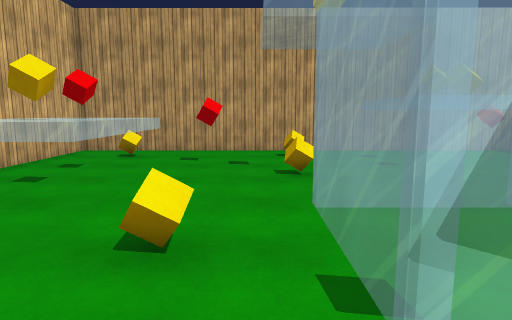
View 1 (above)

16 first-person views from a walk through a 3-D level made in the Unity game engine. The camera is 1.5 m above the floor, tilts 8° down and sees 75° across. The floor is counted in squares, 1 m on a side. Each view is taken from the middle of a square. On the plan, view 1 faces up. The plan holds only what a view shows up to about 15 squares ahead; the rest is blank. The player is left out. Surface patterns are stand-ins for the level's own textures.

View 2
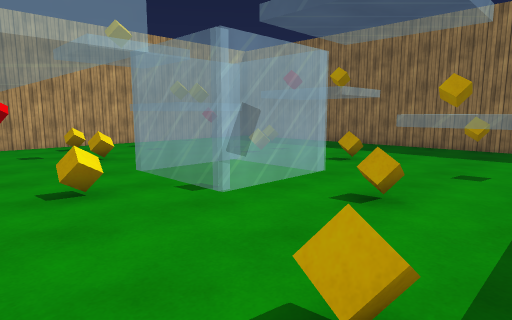

View 3
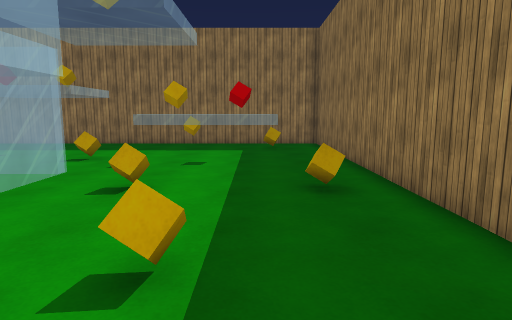

View 4
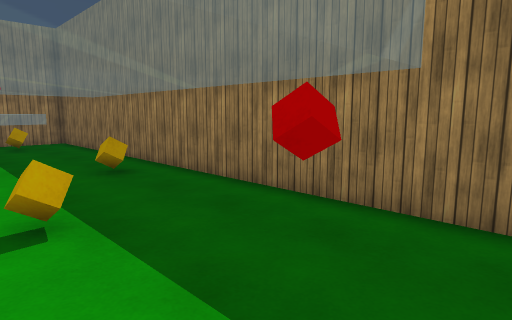

View 5
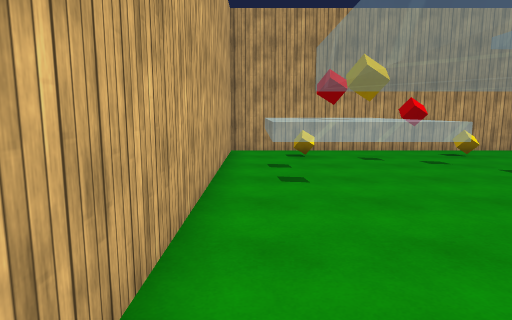

View 6
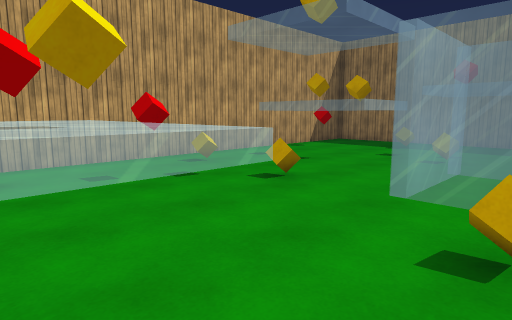

View 7
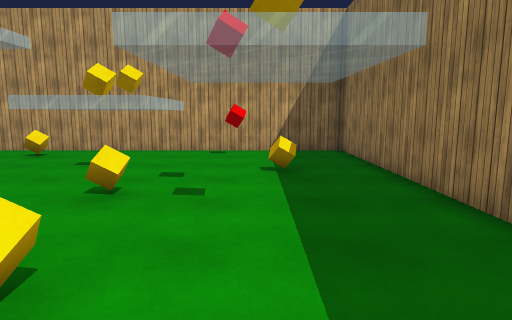

View 8
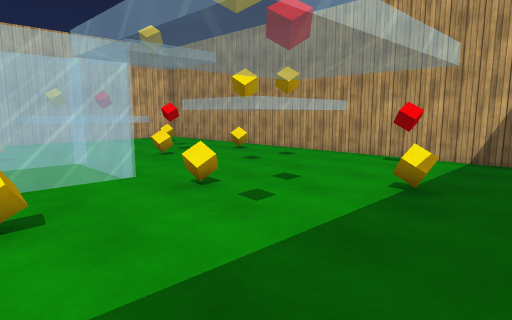

View 9
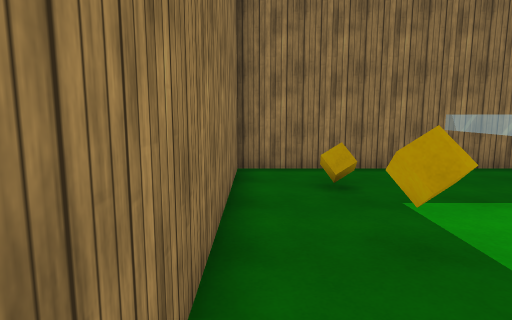

View 10
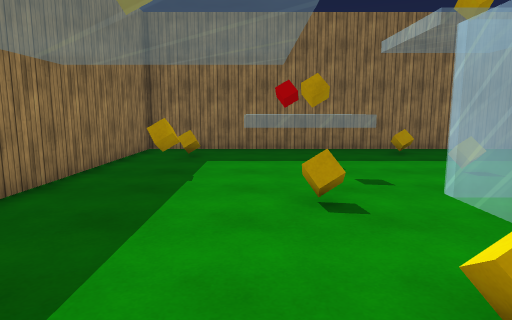

View 11
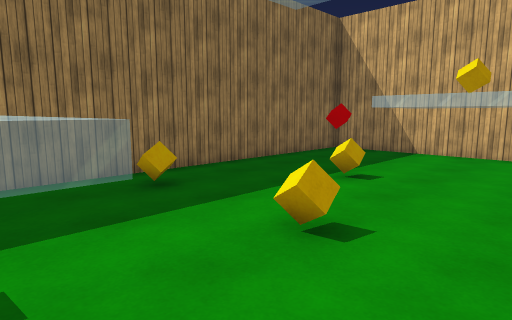

View 12
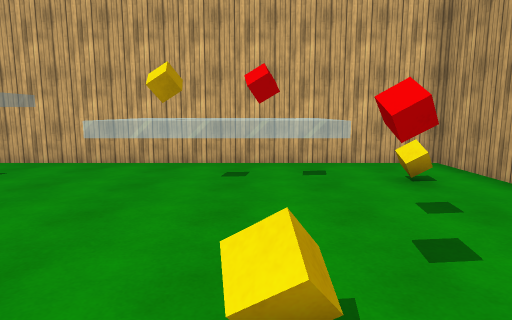

View 13
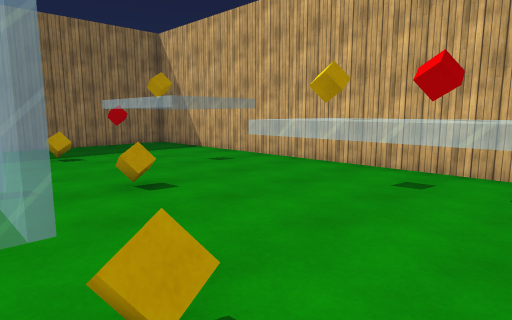

View 14
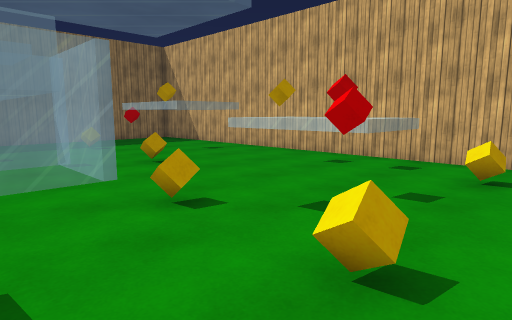

View 15
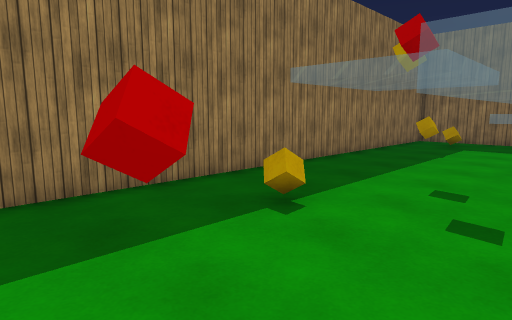

View 16
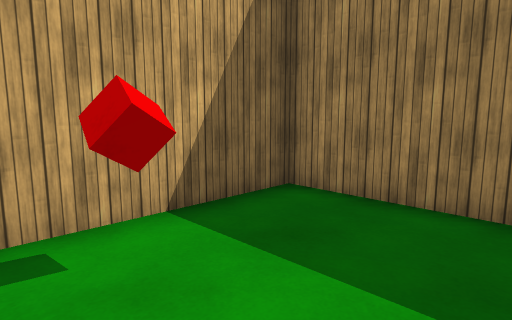

### Floor plan
Key: @ floor where view 1 was taken; # wall or solid block; . floor; = window, fence, low wall or low ledge; ^ raised ledge; C cube; R red cube.
Columns run from 7 left of view 1 to 13 right of it. Each row starts with its distance up from view 1.
 14 #####################
 13 #...................#
 12 #.......C......R....#
 11 #..C.......   ......#
 10 #..........^CC......#
  9 #^  ^......^C ...C..#
  8 #^ R^...C..^C ......#
  7 #^  ^...............#
  6 #^ C^........C......#
  5 #.^^^...====........#
  4 #.......=..=........#
  3 #.....C.=..=........#
  2 #.^^^...====..C.....#
  1 #.  ^...............#
  0 #. CC..@..C.^CC^.C..#
 -1 #.  ^.......^CC^....#
 -2 #.^^^.C.....^ R^....#
 -3 #...........^ R^....#
 -4 #..R......C......C..#
 -5 #...................#
 -6 #####################

Positions as (right, up) in squares from view 1, and headings:
1: (0, 0), facing up
2: (-3, -3), facing up-right
3: (-4, -3), facing right
4: (-6, -1), facing down-right
5: (-6, 0), facing up
6: (-5, 3), facing up-right
7: (9, 0), facing up
8: (12, 2), facing up-left
9: (12, 3), facing down
10: (8, 8), facing down
11: (6, 2), facing down-left
12: (3, 8), facing left
13: (2, 10), facing down-left
14: (4, 13), facing down-left
15: (6, 13), facing down-right
16: (7, 9), facing up-right
